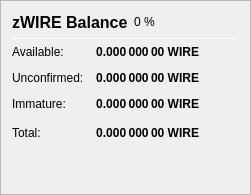
                   <widget class="QFrame" name="frame_ZerocoinBalances">
                    <property name="frameShape">
                     <enum>QFrame::StyledPanel</enum>
                    </property>
                    <property name="frameShadow">
                     <enum>QFrame::Raised</enum>
                    </property>
                    <layout class="QVBoxLayout" name="verticalLayout_7">
                     <item>
                      <layout class="QHBoxLayout" name="horizontalLayout_8" stretch="0">
                       <item>
                        <widget class="QLabel" name="label_5z_3">
                         <property name="minimumSize">
                          <size>
                           <width>0</width>
                           <height>20</height>
                          </size>
                         </property>
                         <property name="font">
                          <font>
                           <pointsize>12</pointsize>
                           <weight>75</weight>
                           <bold>true</bold>
                          </font>
                         </property>
                         <property name="text">
                          <string>zWIRE Balance</string>
                         </property>
                        </widget>
                       </item>
                       <item>
                        <widget class="QLabel" name="labelzWIREPercent">
                         <property name="text">
                          <string notr="true">0 %</string>
                         </property>
                        </widget>
                       </item>
                       <item>
                        <spacer name="horizontalSpacer_11">
                         <property name="orientation">
                          <enum>Qt::Horizontal</enum>
                         </property>
                         <property name="sizeHint" stdset="0">
                          <size>
                           <width>40</width>
                           <height>20</height>
                          </size>
                         </property>
                        </spacer>
                       </item>
                      </layout>
                     </item>
                     <item>
                      <widget class="Line" name="line_ZerocoinBalance">
                       <property name="minimumSize">
                        <size>
                         <width>0</width>
                         <height>1</height>
                        </size>
                       </property>
                       <property name="maximumSize">
                        <size>
                         <width>16777215</width>
                         <height>1</height>
                        </size>
                       </property>
                       <property name="orientation">
                        <enum>Qt::Horizontal</enum>
                       </property>
                      </widget>
                     </item>
                     <item>
                      <layout class="QGridLayout" name="gridLayout_5">
                       <property name="spacing">
                        <number>12</number>
                       </property>
                       <item row="1" column="0">
                        <widget class="QLabel" name="labelzBalanceMatureText">
                         <property name="toolTip">
                          <string>Mature: more than 20 confirmation and more than 3 mints of the same denomination after it was minted.
These zWIRE are spendable.</string>
                         </property>
                         <property name="text">
                          <string>Available:</string>
                         </property>
                        </widget>
                       </item>
                       <item row="1" column="1">
                        <widget class="QLabel" name="labelzBalanceMature">
                         <property name="font">
                          <font>
                           <weight>75</weight>
                           <bold>true</bold>
                          </font>
                         </property>
                         <property name="toolTip">
                          <string>Mature: more than 20 confirmation and more than 3 mints of the same denomination after it was minted.
These zWIRE are spendable.</string>
                         </property>
                         <property name="text">
                          <string notr="true">0.000 000 00 WIRE</string>
                         </property>
                         <property name="alignment">
                          <set>Qt::AlignRight|Qt::AlignTrailing|Qt::AlignVCenter</set>
                         </property>
                        </widget>
                       </item>
                       <item row="2" column="0">
                        <widget class="QLabel" name="labelzBalanceUnconfirmedText">
                         <property name="toolTip">
                          <string>Unconfirmed: less than 20 confirmations
Immature: confirmed, but less than 3 mints of the same denomination after it was minted</string>
                         </property>
                         <property name="text">
                          <string>Unconfirmed:</string>
                         </property>
                        </widget>
                       </item>
                       <item row="2" column="1">
                        <widget class="QLabel" name="labelzBalanceUnconfirmed">
                         <property name="font">
                          <font>
                           <weight>75</weight>
                           <bold>true</bold>
                          </font>
                         </property>
                         <property name="toolTip">
                          <string>Unconfirmed: less than 20 confirmations
Immature: confirmed, but less than 3 mints of the same denomination after it was minted</string>
                         </property>
                         <property name="text">
                          <string notr="true">0.000 000 00 WIRE</string>
                         </property>
                         <property name="alignment">
                          <set>Qt::AlignRight|Qt::AlignTrailing|Qt::AlignVCenter</set>
                         </property>
                        </widget>
                       </item>
                       <item row="3" column="0">
                        <widget class="QLabel" name="labelzBalanceImmatureText">
                         <property name="toolTip">
                          <string>Unconfirmed: less than 20 confirmations
Immature: confirmed, but less than 3 mints of the same denomination after it was minted</string>
                         </property>
                         <property name="text">
                          <string>Immature:</string>
                         </property>
                        </widget>
                       </item>
                       <item row="3" column="1">
                        <widget class="QLabel" name="labelzBalanceImmature">
                         <property name="font">
                          <font>
                           <weight>75</weight>
                           <bold>true</bold>
                          </font>
                         </property>
                         <property name="toolTip">
                          <string>Unconfirmed: less than 20 confirmations
Immature: confirmed, but less than 3 mints of the same denomination after it was minted</string>
                         </property>
                         <property name="text">
                          <string notr="true">0.000 000 00 WIRE</string>
                         </property>
                         <property name="alignment">
                          <set>Qt::AlignRight|Qt::AlignTrailing|Qt::AlignVCenter</set>
                         </property>
                        </widget>
                       </item>
                       <item row="4" column="0">
                        <widget class="QLabel" name="labelzBalanceText">
                         <property name="toolTip">
                          <string>Your current zWIRE balance, unconfirmed and immature zWIRE included.</string>
                         </property>
                         <property name="text">
                          <string>Total:</string>
                         </property>
                        </widget>
                       </item>
                       <item row="4" column="1">
                        <widget class="QLabel" name="labelzBalance">
                         <property name="font">
                          <font>
                           <weight>75</weight>
                           <bold>true</bold>
                          </font>
                         </property>
                         <property name="cursor">
                          <cursorShape>IBeamCursor</cursorShape>
                         </property>
                         <property name="toolTip">
                          <string>Your current zWIRE balance, unconfirmed and immature zWIRE included.</string>
                         </property>
                         <property name="text">
                          <string notr="true">0.000 000 00 WIRE</string>
                         </property>
                         <property name="alignment">
                          <set>Qt::AlignRight|Qt::AlignTrailing|Qt::AlignVCenter</set>
                         </property>
                         <property name="textInteractionFlags">
                          <set>Qt::LinksAccessibleByMouse|Qt::TextSelectableByKeyboard|Qt::TextSelectableByMouse</set>
                         </property>
                        </widget>
                       </item>
                       <item row="4" column="2">
                        <spacer name="horizontalSpacer_4">
                         <property name="orientation">
                          <enum>Qt::Horizontal</enum>
                         </property>
                         <property name="sizeHint" stdset="0">
                          <size>
                           <width>40</width>
                           <height>20</height>
                          </size>
                         </property>
                        </spacer>
                       </item>
                      </layout>
                     </item>
                     <item>
                      <spacer name="verticalSpacer_4">
                       <property name="orientation">
                        <enum>Qt::Vertical</enum>
                       </property>
                       <property name="sizeHint" stdset="0">
                        <size>
                         <width>20</width>
                         <height>40</height>
                        </size>
                       </property>
                      </spacer>
                     </item>
                    </layout>
                   </widget>
